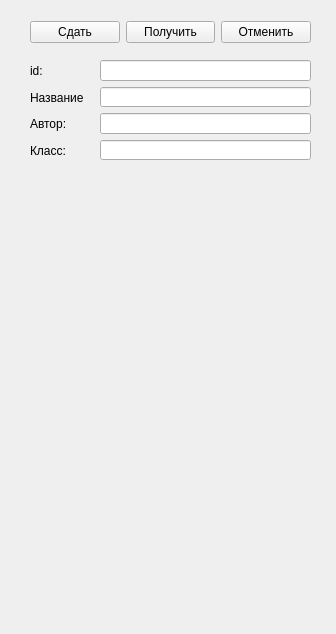
<?xml version="1.0" encoding="UTF-8"?>
<ui version="4.0">
 <class>Form</class>
 <widget class="QWidget" name="Form">
  <property name="geometry">
   <rect>
    <x>0</x>
    <y>0</y>
    <width>336</width>
    <height>634</height>
   </rect>
  </property>
  <property name="windowTitle">
   <string>Form</string>
  </property>
  <widget class="QLabel" name="label_5">
   <property name="geometry">
    <rect>
     <x>30</x>
     <y>180</y>
     <width>281</width>
     <height>441</height>
    </rect>
   </property>
   <property name="text">
    <string/>
   </property>
  </widget>
  <widget class="QWidget" name="layoutWidget">
   <property name="geometry">
    <rect>
     <x>30</x>
     <y>60</y>
     <width>54</width>
     <height>101</height>
    </rect>
   </property>
   <layout class="QVBoxLayout" name="verticalLayout">
    <item>
     <widget class="QLabel" name="label">
      <property name="text">
       <string>id:</string>
      </property>
     </widget>
    </item>
    <item>
     <widget class="QLabel" name="label_2">
      <property name="text">
       <string>Название:</string>
      </property>
     </widget>
    </item>
    <item>
     <widget class="QLabel" name="label_3">
      <property name="text">
       <string>Автор:</string>
      </property>
     </widget>
    </item>
    <item>
     <widget class="QLabel" name="label_4">
      <property name="text">
       <string>Класс:</string>
      </property>
     </widget>
    </item>
   </layout>
  </widget>
  <widget class="QWidget" name="layoutWidget">
   <property name="geometry">
    <rect>
     <x>100</x>
     <y>60</y>
     <width>211</width>
     <height>100</height>
    </rect>
   </property>
   <layout class="QVBoxLayout" name="verticalLayout_2">
    <item>
     <widget class="QLineEdit" name="lineEdit">
      <property name="readOnly">
       <bool>true</bool>
      </property>
     </widget>
    </item>
    <item>
     <widget class="QLineEdit" name="lineEdit_2">
      <property name="readOnly">
       <bool>true</bool>
      </property>
     </widget>
    </item>
    <item>
     <widget class="QLineEdit" name="lineEdit_3">
      <property name="readOnly">
       <bool>true</bool>
      </property>
     </widget>
    </item>
    <item>
     <widget class="QLineEdit" name="lineEdit_4">
      <property name="readOnly">
       <bool>true</bool>
      </property>
     </widget>
    </item>
   </layout>
  </widget>
  <widget class="QWidget" name="">
   <property name="geometry">
    <rect>
     <x>30</x>
     <y>20</y>
     <width>281</width>
     <height>25</height>
    </rect>
   </property>
   <layout class="QHBoxLayout" name="horizontalLayout">
    <item>
     <widget class="QPushButton" name="pushButton">
      <property name="text">
       <string>Сдать</string>
      </property>
     </widget>
    </item>
    <item>
     <widget class="QPushButton" name="pushButton_2">
      <property name="text">
       <string>Получить</string>
      </property>
     </widget>
    </item>
    <item>
     <widget class="QPushButton" name="pushButton_3">
      <property name="text">
       <string>Отменить</string>
      </property>
     </widget>
    </item>
   </layout>
  </widget>
 </widget>
 <resources/>
 <connections/>
</ui>
